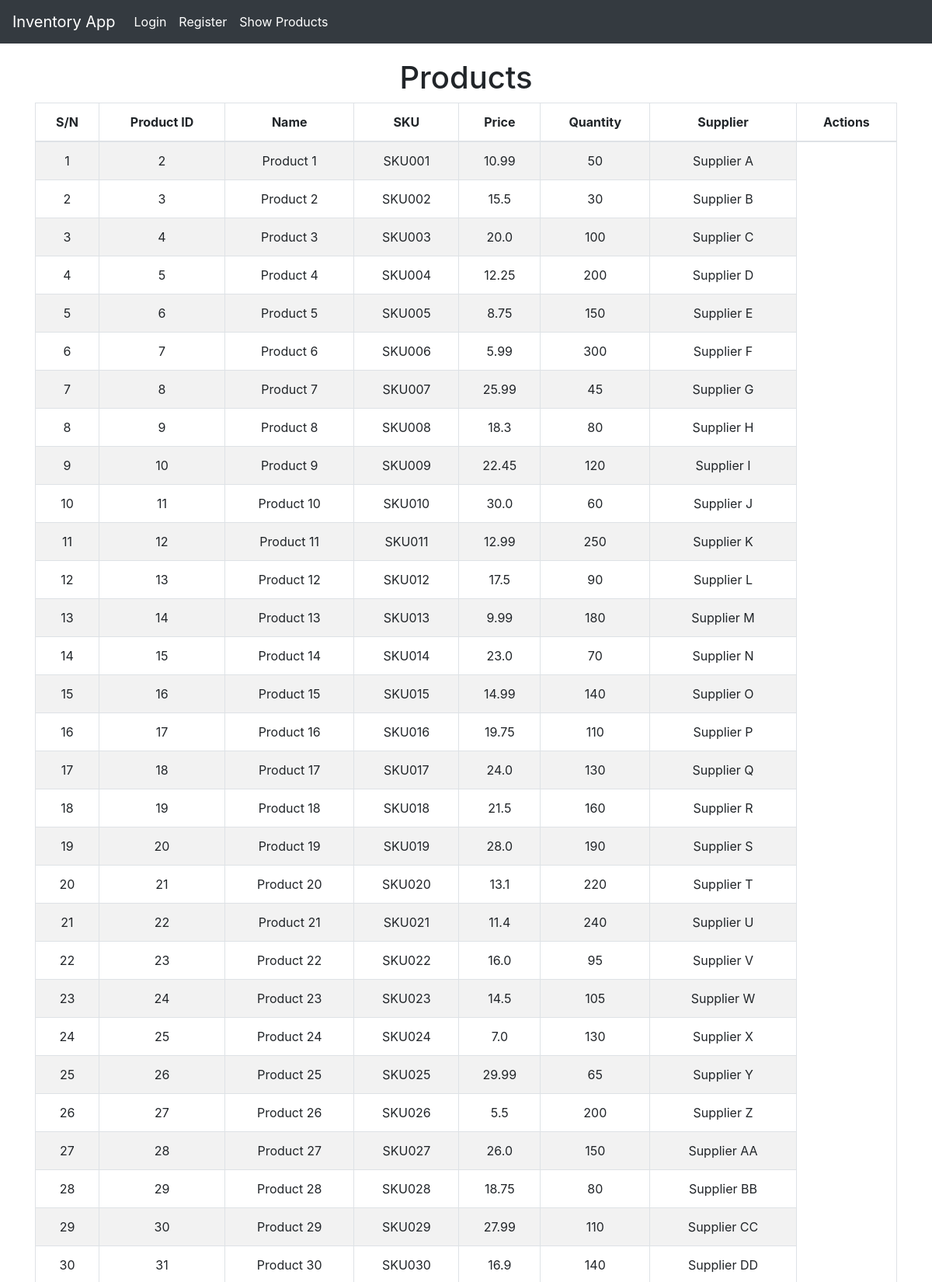
Page /list/ (upper part) on the committed database.
### invApp/models.py (models this page shows, shortened)
class Product(models.Model):
    product_id = models.AutoField(primary_key=True)
    name = models.CharField(max_length=100)
    sku = models.CharField(max_length=50, unique=True)
    price = models.FloatField()
    quantity = models.IntegerField()
    supplier = models.CharField(max_length=100)

### invApp/views.py (the view)
# urls.py: path('list/', views.product_list_view, name='product_list'),
def product_list_view(request):
    products = Product.objects.all()
    return render(request, 'invApp/product_list.html', {'products':products})

### invApp/templates/invApp/product_list.html (shortened to what this page needs)
{% extends "invApp/base.html" %}
    {% block content %}
    <h1 class="text-center">Products</h1>
    <table class="table text-center table-bordered table-striped">
        <thead>
            <tr>
                <th>S/N</th>
                <th>Product ID</th>
                <th>Name</th>
                <th>SKU</th>
                <th>Price</th>
                <th>Quantity</th>
                <th>Supplier</th>
                <th>Actions</th>
            </tr>
        </thead>
        <tboby>
            {% for product in products %}
                <tr>
                    <td>{{ forloop.counter }}</td>
                    <td>{{ product.product_id }}</td>
                    <td>{{ product.name }}</td>
                    <td>{{ product.sku }}</td>
                    <td>{{ product.price }}</td>
                    <td>{{ product.quantity }}</td>
                    <td>{{ product.supplier }}</td>
                </tr>
            {% endfor %}
        </tboby>
    </table>
    {% endblock %}

### invApp/templates/invApp/base.html (shortened to what this page needs)
{% load static %}
<!DOCTYPE html>
<html lang="en">
<head>
    <link href="https://cdn.jsdelivr.net/npm/bootstrap@4.5.2/dist/css/bootstrap.min.css" rel="stylesheet">
</head>
<body>
    <nav class="navbar navbar-expand-lg navbar-dark fixed-top">
        <a class="navbar-brand" href="{% url 'home' %}">Inventory App</a>
        <div class="collapse navbar-collapse" id="navbarNav">
            <ul class="navbar-nav">
                {% if user.is_authenticated %}
                <li class="nav-item">
                    <a href="{% url 'product_create' %}" class="nav-link">Add Product</a>
                </li>
                <li class="nav-item">
                    <a href="{% url 'logout' %}" class="nav-link">Logout</a>
                </li>
                {% else %}
                <li class="nav-item">
                    <a href="{% url 'login' %}" class="nav-link">Login</a>
                </li>
                <li class="nav-item">
                    <a href="{% url 'register' %}" class="nav-link">Register</a>
                </li>
                {% endif %}
                <li class="nav-item">
                    <a href="{% url 'product_list' %}" class="nav-link">Show Products</a>
                </li>
            </ul>
        </div>
    </nav>
    <div class="container">
        {% block content %}
        {% endblock content %}
    </div>
</body>
</html>

### invApp/templates/invApp/base.html (style rules this page uses)
body { padding-top: 56px; }
.navbar { background-color: #343a40; }
.navbar-brand, .nav-link { color: #fff !important; }
.container { margin-top: 20px; }
table th, .table td { vertical-align: middle; }

### rows in the picture
Product: product_id "2", name "Product 1", sku "SKU001", price "10.99", quantity "50", supplier "Supplier A"
Product: product_id "3", name "Product 2", sku "SKU002", price "15.5", quantity "30", supplier "Supplier B"
Product: product_id "4", name "Product 3", sku "SKU003", price "20.0", quantity "100", supplier "Supplier C"
Product: product_id "5", name "Product 4", sku "SKU004", price "12.25", quantity "200", supplier "Supplier D"
Product: product_id "6", name "Product 5", sku "SKU005", price "8.75", quantity "150", supplier "Supplier E"
Product: product_id "7", name "Product 6", sku "SKU006", price "5.99", quantity "300", supplier "Supplier F"
Product: product_id "8", name "Product 7", sku "SKU007", price "25.99", quantity "45", supplier "Supplier G"
Product: product_id "9", name "Product 8", sku "SKU008", price "18.3", quantity "80", supplier "Supplier H"
Product: product_id "10", name "Product 9", sku "SKU009", price "22.45", quantity "120", supplier "Supplier I"
Product: product_id "11", name "Product 10", sku "SKU010", price "30.0", quantity "60", supplier "Supplier J"
Product: product_id "12", name "Product 11", sku "SKU011", price "12.99", quantity "250", supplier "Supplier K"
Product: product_id "13", name "Product 12", sku "SKU012", price "17.5", quantity "90", supplier "Supplier L"
Product: product_id "14", name "Product 13", sku "SKU013", price "9.99", quantity "180", supplier "Supplier M"
Product: product_id "15", name "Product 14", sku "SKU014", price "23.0", quantity "70", supplier "Supplier N"
Product: product_id "16", name "Product 15", sku "SKU015", price "14.99", quantity "140", supplier "Supplier O"
Product: product_id "17", name "Product 16", sku "SKU016", price "19.75", quantity "110", supplier "Supplier P"
Product: product_id "18", name "Product 17", sku "SKU017", price "24.0", quantity "130", supplier "Supplier Q"
Product: product_id "19", name "Product 18", sku "SKU018", price "21.5", quantity "160", supplier "Supplier R"
Product: product_id "20", name "Product 19", sku "SKU019", price "28.0", quantity "190", supplier "Supplier S"
Product: product_id "21", name "Product 20", sku "SKU020", price "13.1", quantity "220", supplier "Supplier T"
Product: product_id "22", name "Product 21", sku "SKU021", price "11.4", quantity "240", supplier "Supplier U"
Product: product_id "23", name "Product 22", sku "SKU022", price "16.0", quantity "95", supplier "Supplier V"
Product: product_id "24", name "Product 23", sku "SKU023", price "14.5", quantity "105", supplier "Supplier W"
Product: product_id "25", name "Product 24", sku "SKU024", price "7.0", quantity "130", supplier "Supplier X"
Product: product_id "26", name "Product 25", sku "SKU025", price "29.99", quantity "65", supplier "Supplier Y"
Product: product_id "27", name "Product 26", sku "SKU026", price "5.5", quantity "200", supplier "Supplier Z"
Product: product_id "28", name "Product 27", sku "SKU027", price "26.0", quantity "150", supplier "Supplier AA"
Product: product_id "29", name "Product 28", sku "SKU028", price "18.75", quantity "80", supplier "Supplier BB"
Product: product_id "30", name "Product 29", sku "SKU029", price "27.99", quantity "110", supplier "Supplier CC"
Product: product_id "31", name "Product 30", sku "SKU030", price "16.9", quantity "140", supplier "Supplier DD"
